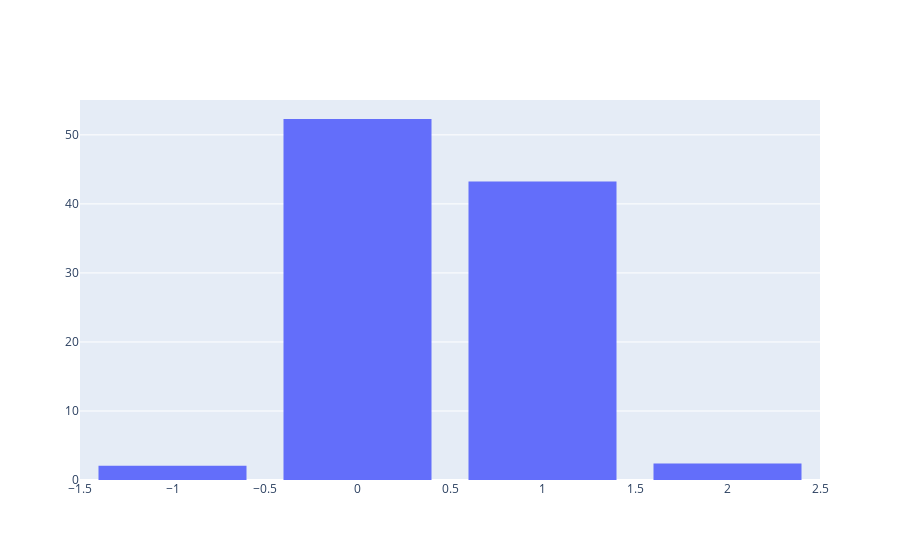

The notebook cell this image was saved under:
### Code cell
import plotly.graph_objects as go

fig = go.Figure(data=[go.Histogram(x=df_tudo['LABEL_WEAK'].values, histnorm='percent')])
fig.update_layout(
    bargap=0.2, # gap between bars of adjacent location coordinates    
)
fig.show()

### Figure 1 — Plotly figure (JSON) as saved in the notebook; plotly's stock layout.template omitted (floating-point values rounded to 4 significant figures; data arrays with more than 128 entries replaced by an {"elided": "..."} marker saying what was removed)
{"data": [{"histnorm": "percent", "type": "histogram", "x": {"elided": "22946 int values"}}], "layout": {"bargap": 0.2}}
